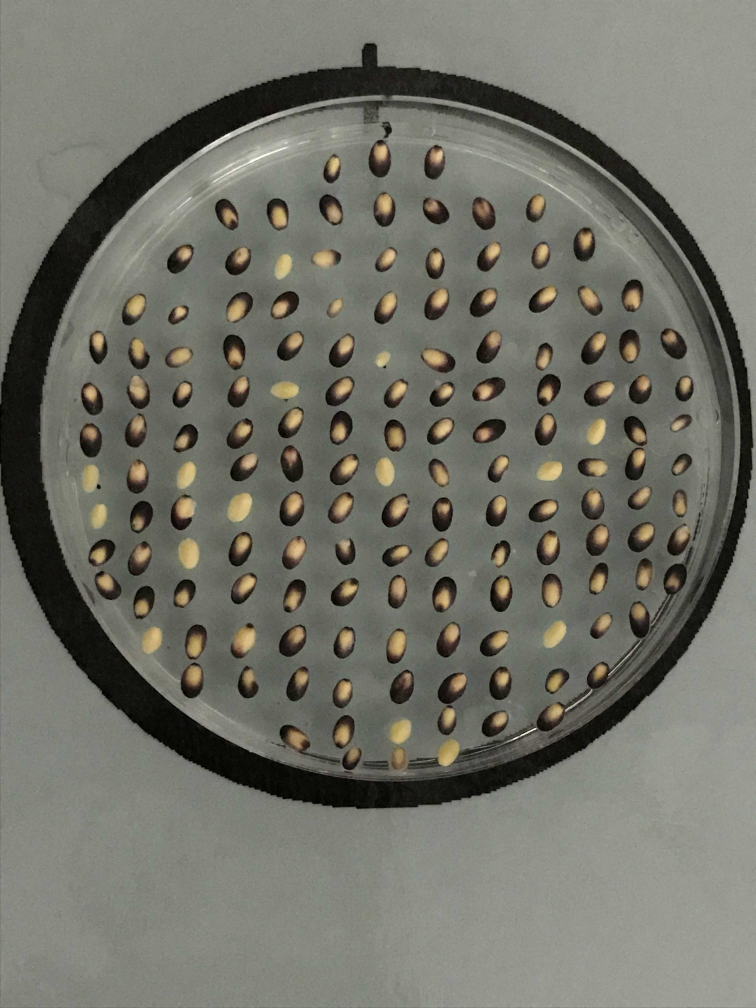
#> input picture sample-images/DH124_E7_P1_24Hours.jpeg, 3024 x 4032 px (shown at 1/4 size); its folder holds only this picture in this run
$ python -i helper.py   (imports and definitions only)
#> lines starting #> are read from the running program, lines starting #| are printed output that depends on the picture; after the words box and inside, x2 and y2 are one past the last pixel; in counts of white or black regions, pixels touching at a corner belong together
#!/usr/bin/env python3
# -*- coding: utf-8 -*-
"""
Created on Wed Jul  3 17:40:16 2019

PYLINT SCORE: 9.64

@author: volansys
"""
import os
import shutil
import cv2 as cv
import numpy as np
import pandas as pd

# [32 lines left out: functions initialize_directories, clean_directories, get_scaled_image, not called in this run]

def find_seeds(image):
    '''
    detecting contours from the image
    '''
    image_blur = cv.GaussianBlur(image, (7, 7), 0) # pylint: disable=no-member
    image_blur_hsv = cv.cvtColor(image_blur, cv.COLOR_RGB2HSV) # pylint: disable=no-member
#> image_blur_hsv: shape (4032, 3024, 3); mean H, S, V 33.7, 29, 115.2

    # min yellow colour array
    min_yellow = np.array([0, 60, 55])
    max_yellow = np.array([120, 140, 155])
    # layer
    mask1 = cv.inRange(image_blur_hsv, min_yellow, max_yellow) # pylint: disable=no-member
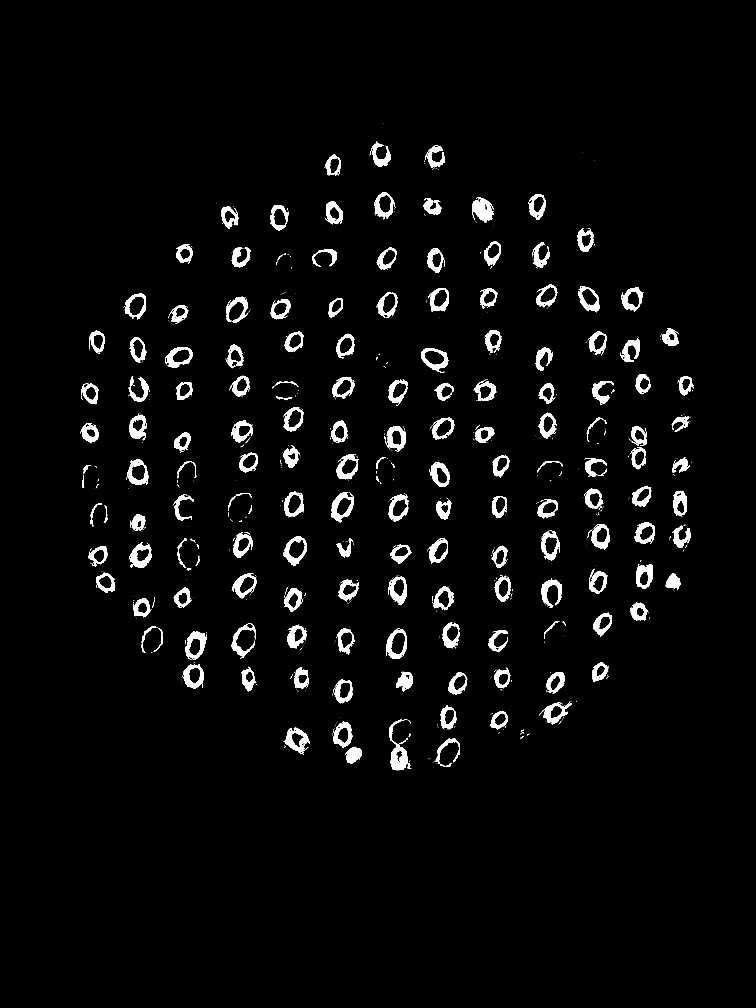
#> mask1: shape (4032, 3024) (shown at 1/4 size); 3.2% white; 968 white regions (762 under 20 px), largest, box (x1, y1, x2, y2) and area: (1890, 790, 1976, 892) 5187, (1562, 2977, 1645, 3081) 4708, (1325, 1969, 1415, 2089) 4392
    mask1 = cv.convertScaleAbs(mask1) # pylint: disable=no-member
    # creating another mask to detect yellow seeds
    # 170-180 hue
    min_yellow = np.array([160, 0, 0])
    max_yellow = np.array([180, 0, 0])
    mask2 = cv.inRange(image_blur_hsv, min_yellow, max_yellow) # pylint: disable=no-member
#> mask2: shape (4032, 3024); every value is 0
    # Combine masks
    mask = mask1 + mask2
    # Clean up
    kernel = cv.getStructuringElement(cv.MORPH_ELLIPSE, (15, 15)) # pylint: disable=no-member
    mask_closed = cv.morphologyEx(mask, cv.MORPH_CLOSE, kernel) # pylint: disable=no-member
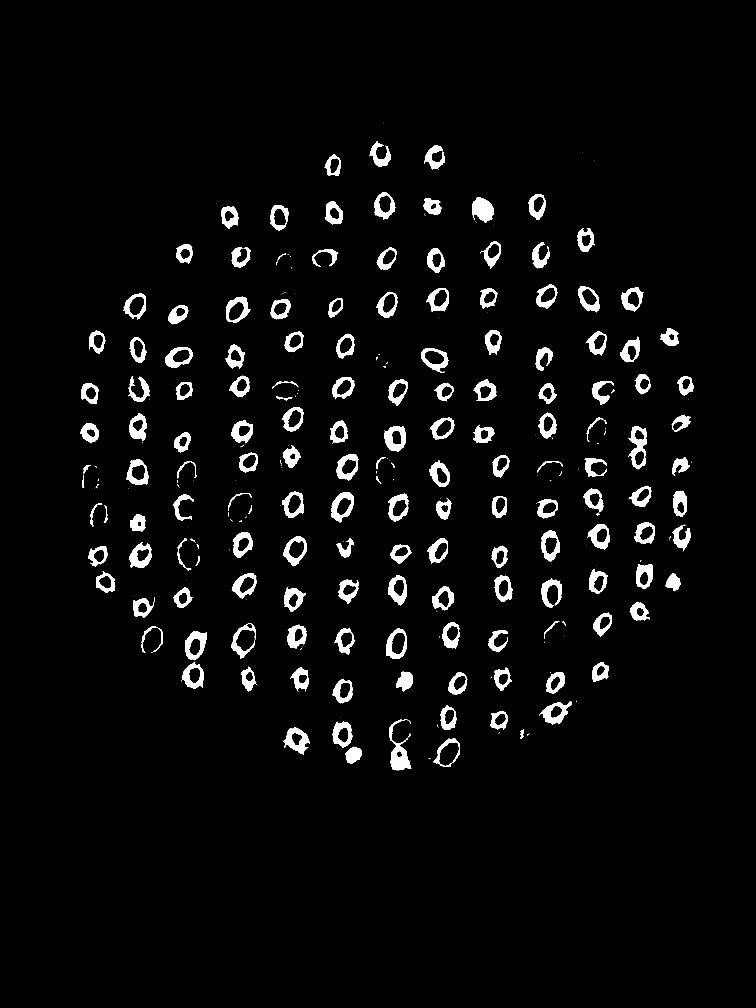
#> mask_closed: shape (4032, 3024) (shown at 1/4 size); 3.7% white; 335 white regions (163 under 20 px), largest, box (x1, y1, x2, y2) and area: (1558, 2879, 1645, 3081) 6489, (1890, 790, 1976, 892) 6027, (2512, 1705, 2588, 1877) 5403
    # erosion followed by dilation. It is useful in removing noise
    mask_clean = cv.morphologyEx(mask_closed, cv.MORPH_OPEN, kernel) # pylint: disable=no-member
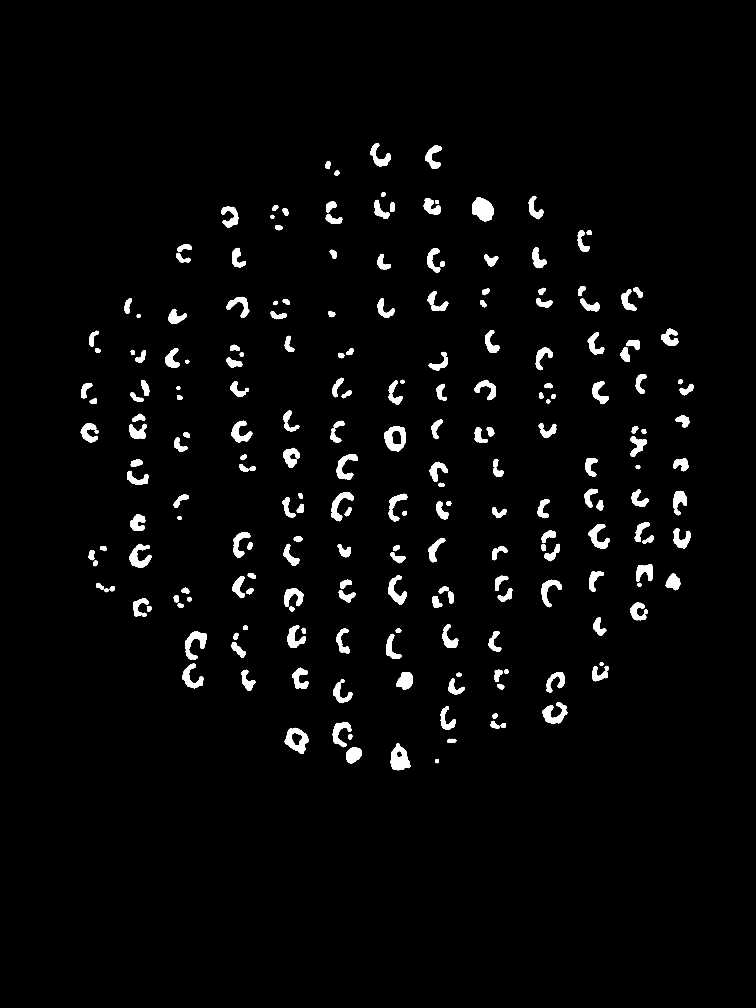
#> mask_clean: shape (4032, 3024) (shown at 1/4 size); 2.7% white; 239 white regions
    contours, _ = cv.findContours(mask_clean, cv.RETR_LIST, cv.CHAIN_APPROX_SIMPLE) # pylint: disable=no-member
#> contours = 246 contours, 4 with area under 20; largest, box (x1, y1, x2, y2) and area: (1537, 1705, 1624, 1806) 6656, (1139, 2911, 1234, 3016) 6282, (1890, 790, 1975, 886) 5767, (1563, 2974, 1641, 3081) 5530, (741, 2526, 826, 2638) 4092
    return contours

# [69 lines left out: functions save_seeds_from_images, crop_images, set_wd, not called in this run]

>>> import cv2
>>> picture = cv2.cvtColor(cv2.imread('sample-images/DH124_E7_P1_24Hours.jpeg'), cv2.COLOR_BGR2RGB)
>>> result = find_seeds(picture)
#> result has the same summary as contours in find_seeds

$ run again, on sample-images/DH124_E7_P1_Iso.jpeg
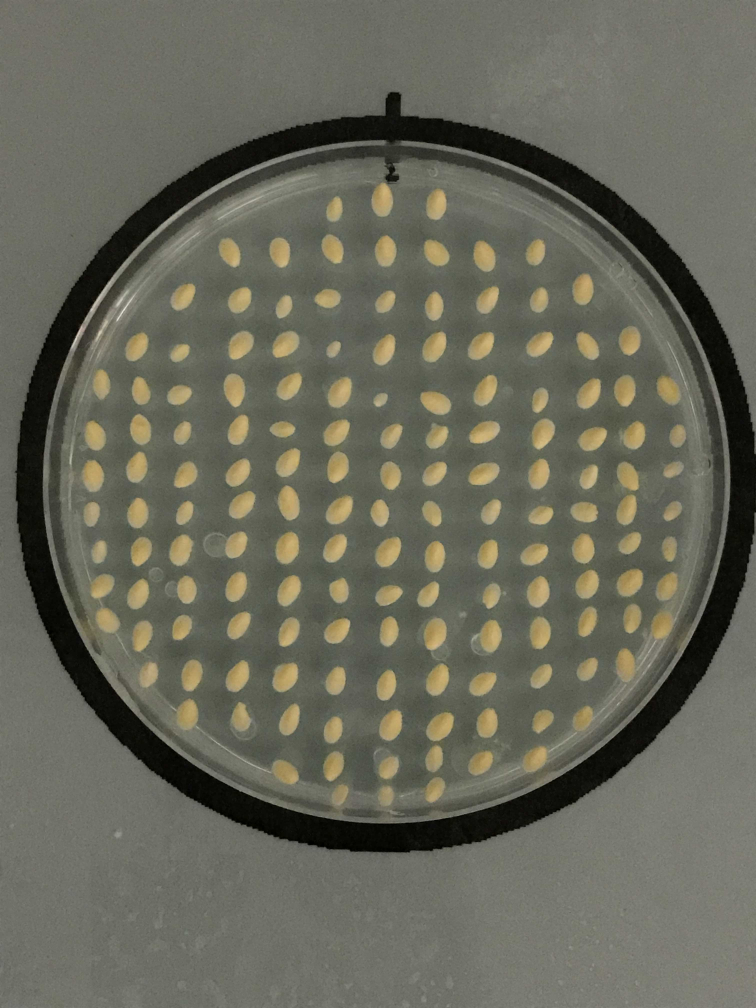
#> input picture sample-images/DH124_E7_P1_Iso.jpeg, 3024 x 4032 px (shown at 1/4 size)
#> image_blur_hsv: shape (4032, 3024, 3); mean H, S, V 33.2, 37.5, 105.3
#> in find_seeds, `mask1 = cv.inRange(image_blur_hsv, min_yellow, max_yellow)`:
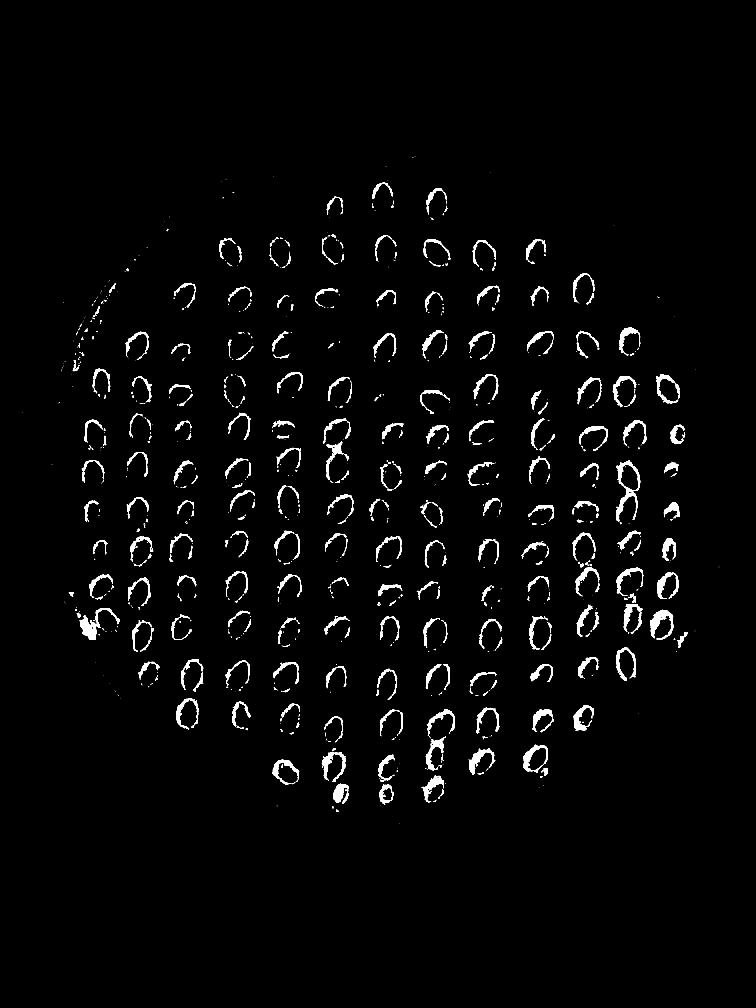
#> mask1: shape (4032, 3024) (shown at 1/4 size); 2% white; 1037 white regions (570 under 20 px), largest, box (x1, y1, x2, y2) and area: (2464, 1841, 2561, 2085) 5527, (319, 2432, 480, 2560) 5199, (2600, 2439, 2695, 2553) 4206
#> mask2: shape (4032, 3024); every value is 0
#> mask_closed: shape (4032, 3024); 2.2% white; 629 white regions (294 under 20 px), largest, box (x1, y1, x2, y2) and area: (2465, 2270, 2574, 2534) 6837, (2464, 1841, 2561, 2097) 6168, (319, 2432, 480, 2560) 5939
#> in find_seeds, `mask_clean = cv.morphologyEx(mask_closed, cv.MORPH_OPEN, kernel)`:
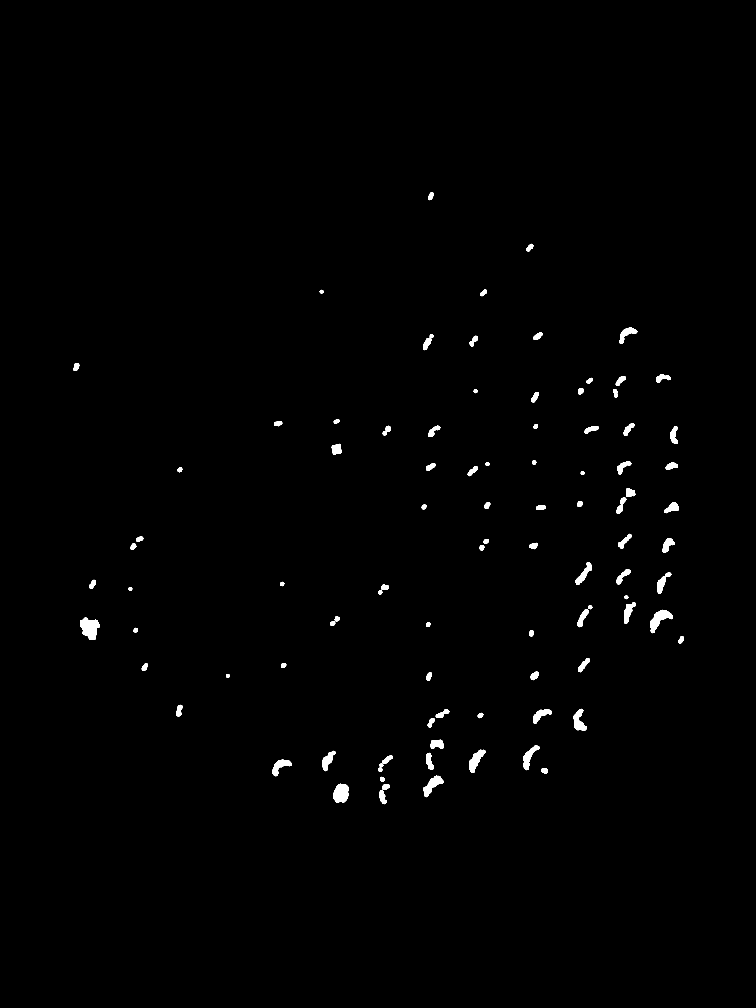
#> mask_clean: shape (4032, 3024) (shown at 1/4 size); 0.7% white; 98 white regions
#> contours = 101 contours, 3 with area under 20; largest, box (x1, y1, x2, y2) and area: (320, 2470, 399, 2560) 4440, (1335, 3135, 1395, 3211) 3522, (2601, 2439, 2692, 2533) 3485, (1693, 3103, 1774, 3189) 2751, (1877, 2999, 1942, 3092) 2631
#> result has the same summary as contours in find_seeds
